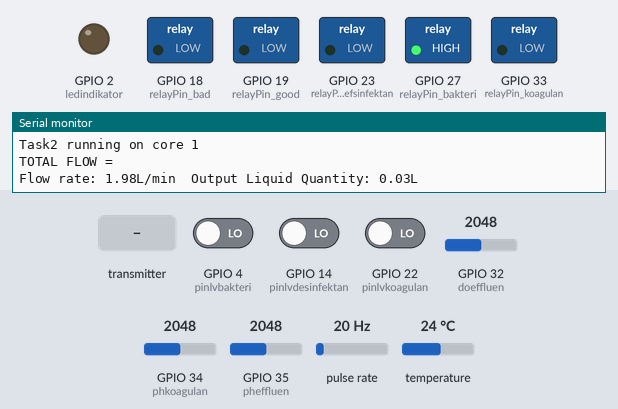
Bench run of a sketch on a simulated ESP32. Shown: switched loads named in the sketch (green lamp = pin HIGH), output pins drawn as LEDs (lit = HIGH), the last lines printed to the serial monitor. Wiring (inferred from the names in the program): pulse sensor: data GPIO 13. The inputs (shaded band) are chosen by the test bench; at power-on: GPIO 34 (phkoagulan) = 2048, GPIO 4 (pinlvbakteri) LOW, GPIO 14 (pinlvdesinfektan) LOW, GPIO 22 (pinlvkoagulan) LOW, GPIO 32 (doeffluen) = 2048, GPIO 35 (pheffluen) = 2048, pulse rate 20 Hz, temperature 24 °C. Storage starts empty.

Above: at 1.7 s.
1.8 s: the transmitter starts sending offsite1 = 0
8.3 s: the transmitter starts sending offsite5 = 50
At 12.4 s:
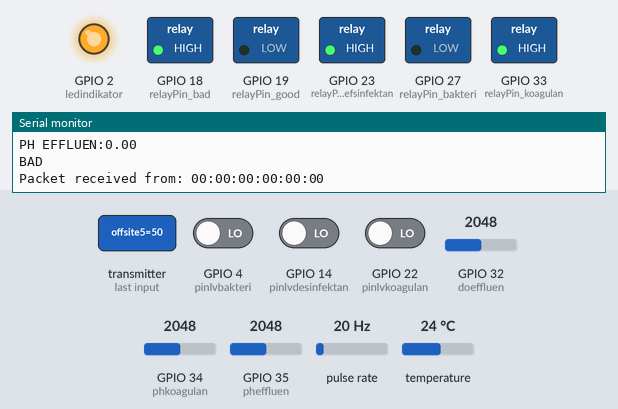
13.0 s: the transmitter starts sending offsite5 = 0
At 17.0 s:
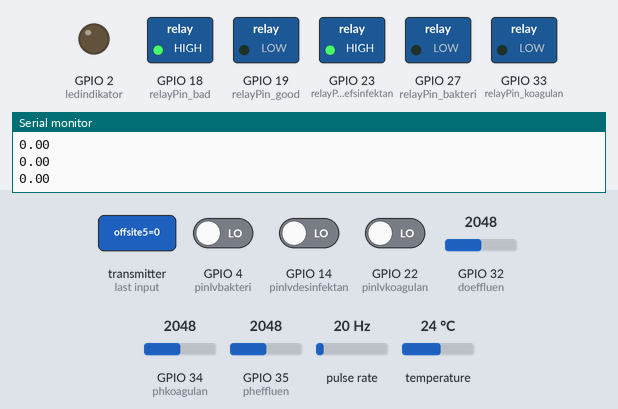
19.3 s: the transmitter starts sending offsite5 = 25
At 25.7 s:
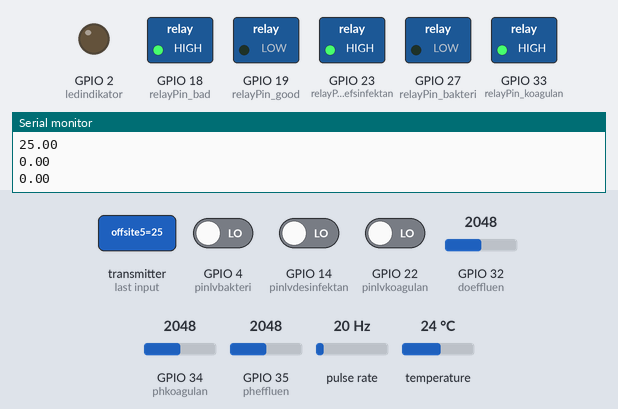
25.8 s: GPIO 34 (phkoagulan) set to 3179
31.1 s: GPIO 34 (phkoagulan) set to 3283
At 34.6 s:
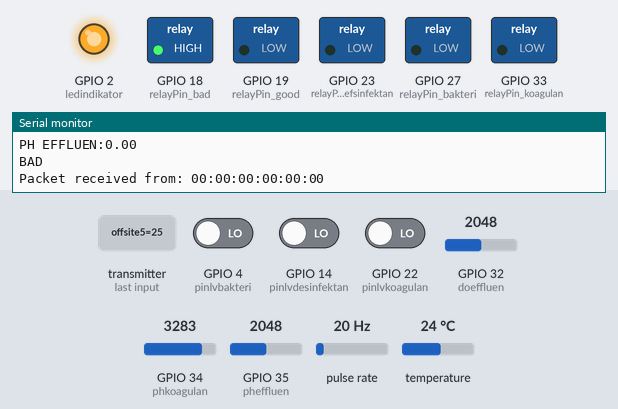
Timing chart, 0 to 38.7 s (numbered marks = the images above; inputs shaded):
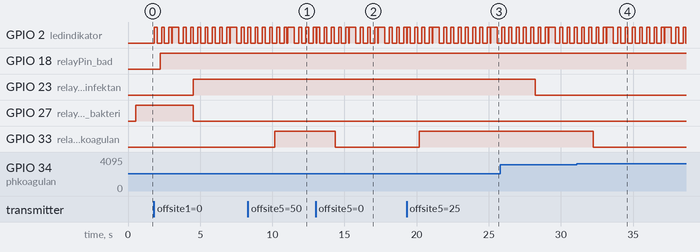

The sketch:

koagulan_bakteri_desinfektan_do_suhu_valve.ino
```cpp
#include <esp_now.h>
#include <WiFi.h>
#include <SPI.h>
#include <Wire.h>
#include <EEPROM.h>
#include <SPIFFS.h>
#include <FS.h>
#include <OneWire.h>
#include <DallasTemperature.h>
// GPIO where the DS18B20 is connected to

#define oneWireBus 5
OneWire oneWire(oneWireBus);
DallasTemperature sensors(&oneWire);
#define ledindikator 2
#define phkoagulan 34
#define pheffluen 35
#define flowpin 13
#define doeffluen 32
#define relayPin_koagulan 33
#define relayPin_bakteri 27
#define relayPin_defsinfektan 23
#define relayPin_good 19
#define relayPin_bad 18
#define VREF 5000            //VREF (mv)
#define ADC_RES 1024         //ADC Resolution
#define pinlvbakteri 4       //d5
#define pinlvdesinfektan 14  //d6
#define pinlvkoagulan 22     //d7

//Single-point calibration Mode=0
//Two-point calibration Mode=1
#define TWO_POINT_CALIBRATION 0

#define READ_TEMP (25)  //Current water temperature ℃, Or temperature sensor function

//Single point calibration needs to be filled CAL1_V and CAL1_T
#define CAL1_V (1600)  //mv
#define CAL1_T (25)    //℃
//Two-point calibration needs to be filled CAL2_V and CAL2_T
//CAL1 High temperature point, CAL2 Low temperature point
#define CAL2_V (1300)  //mv
#define CAL2_T (15)    //℃

const uint16_t DO_Table[41] = {
  14460, 14220, 13820, 13440, 13090, 12740, 12420, 12110, 11810, 11530,
  11260, 11010, 10770, 10530, 10300, 10080, 9860, 9660, 9460, 9270,
  9080, 8900, 8730, 8570, 8410, 8250, 8110, 7960, 7820, 7690,
  7560, 7430, 7300, 7180, 7070, 6950, 6840, 6730, 6630, 6530, 6410
};
uint8_t Temperaturet;
uint16_t ADC_Raw;
uint16_t ADC_Voltage;
uint16_t DO;

int16_t readDO(uint32_t voltage_mv, uint8_t temperature_c) {
#if TWO_POINT_CALIBRATION == 0
  uint16_t V_saturation = (uint32_t)CAL1_V + (uint32_t)35 * temperature_c - (uint32_t)CAL1_T * 35;
  return (voltage_mv * DO_Table[temperature_c] / V_saturation);
#else
  uint16_t V_saturation = (int16_t)((int8_t)temperature_c - CAL2_T) * ((uint16_t)CAL1_V - CAL2_V) / ((uint8_t)CAL1_T - CAL2_T) + CAL2_V;
  return (voltage_mv * DO_Table[temperature_c] / V_saturation);
#endif
}
float calibrationFactor = 4.5;
volatile int pulseCount;
//byte sensorInterrupt = 13; // GPIO13
byte pulse1Sec = 0;
float flowRate;
unsigned long flowMilliLitres;
unsigned int totalMilliLitres;
float flowLitres;
float totalLitres;
float totalflowfloat;
String totalflow;
float doValue;
int read_value = 0;
float regresi = 0, a = 0, b = 0, c = 0;
float voltage_effluen, sensorValue_effluen, pH_effluen, phValue_effluen, phRe_effluen, temperature_effluen = 25, phb1_effluen = 7.00, phb2_effluen = 10.01, phv1_effluen = 1770, phv2_effluen = 1118;
float voltage_koagulan, sensorValue_koagulan, pH_koagulan, phValue_koagulan, phRe_koagulan, temperature_koagulan = 25, phb1_koagulan = 7.00, phb2_koagulan = 10.01, phv1_koagulan = 1770, phv2_koagulan = 1118;
float offsite1back = 1, offsite2back = 1, offsite3back = 1, offsite4back = 1, offsite5back = 1, offsite6back = 1, offsite7back = 1;

uint8_t MACmaster[] = { 0x34, 0x86, 0x5d, 0xff, 0x15, 0xcc };  //34:86:5D:FF:15:CC

unsigned int readingId = 0;
int BOARD_ID = 1;
int h_koagulan, f_koagulan, h_effluen, f_effluen, h_defsinfektan, h_bakteri;
int Liquid_levelbak = 0;
int Liquid_levelde = 0;
int Liquid_levelko = 0;
int Liquid_levelka = 0;

unsigned long previousMillis1 = 0;
unsigned long previousMillis2 = 0;
unsigned long previousMillis3 = 0;
unsigned long previousMillis4 = 0;
unsigned long previousMillis5 = 0;

typedef struct epal {  // data isinya PH debit dan status dosing
  int id;
  float ph1;
  int valve1;
  int valve1a;
  float flow1;

  float do2;
  float suhu2;
  int dosing3;
  float ph3;
  float flow3;

  int dosing4;
  float ph4;

  int dosing5;
  int dosing5a;

  int level6;
  int level7;
  int level8;
  int level9;

} epal;
epal myepal;

typedef struct feedbackepal {  // data isinya PH debit dan status dosing
  float offsite1;
  float offsite2;
  float offsite3;
  float offsite4;
  float offsite5;
  float offsite6;
  float offsite7;
} feedbackepal;
feedbackepal myfeedbackepal;
//RTOS>>>>>>>>>>>>>>>>>>>>>>>>>>>>>>>>>>>>>>>>>>>>>>>>>>>
TaskHandle_t Task1;
TaskHandle_t Task2;

void OnDataSent(const uint8_t *mac_addr, esp_now_send_status_t status) {
  Serial.print("\r\nLast Packet Send Status:\t");
  Serial.println(status == ESP_NOW_SEND_SUCCESS ? "Delivery Success" : "Delivery Fail");
  if (status == ESP_NOW_SEND_SUCCESS) {
    digitalWrite(ledindikator, HIGH);
  } else {
    digitalWrite(ledindikator, LOW);
  }
}

void OnDataRecv(const uint8_t *mac, const uint8_t *data_feedbackepal, int len) {
  char macStr[18];
  Serial.print("Packet received from: ");
  digitalWrite(ledindikator, HIGH);
  delay(200);
  digitalWrite(ledindikator, LOW);
  snprintf(macStr, sizeof(macStr), "%02x:%02x:%02x:%02x:%02x:%02x",
           mac[0], mac[1], mac[2], mac[3], mac[4], mac[5]);
  Serial.println(macStr);
  memcpy(&myfeedbackepal, data_feedbackepal, sizeof(myfeedbackepal));
  Serial.print("Bytes received: ");
  Serial.println(len);
  offsite1back = myfeedbackepal.offsite1;
  offsite2back = myfeedbackepal.offsite2;
  offsite3back = myfeedbackepal.offsite3;
  offsite4back = myfeedbackepal.offsite4;
  offsite5back = myfeedbackepal.offsite5;
  offsite6back = myfeedbackepal.offsite6;
  offsite7back = myfeedbackepal.offsite7;
  Serial.println(offsite1back);
  Serial.println(offsite2back);
  Serial.println(offsite3back);
  Serial.println(offsite4back);
  Serial.println(offsite5back);
  Serial.println(offsite6back);
  Serial.println(offsite7back);
  Serial.println();
}

void IRAM_ATTR pulseCounter() {
  pulseCount++;
}

void setup() {
  // put your setup code here, to run once:
  Serial.begin(115200);
  pinMode(ledindikator, OUTPUT);
  pinMode(relayPin_bakteri, OUTPUT);
  pinMode(relayPin_defsinfektan, OUTPUT);
  pinMode(relayPin_koagulan, OUTPUT);
  pinMode(relayPin_bad, OUTPUT);
  pinMode(relayPin_good, OUTPUT);
  pinMode(ledindikator, OUTPUT);
  // pinMode(phkoagulan, INPUT);
  // pinMode(pheffluen, INPUT);
  pinMode(flowpin, INPUT_PULLUP);
  pinMode(doeffluen, INPUT);
  pinMode(pinlvbakteri, INPUT);
  pinMode(pinlvdesinfektan, INPUT);
  pinMode(pinlvkoagulan, INPUT);
  pinMode(pinlvkoagulan, INPUT);
  //Set device as a Wi-Fi Station
  WiFi.mode(WIFI_STA);
  Serial.print("Mac Address: ");
  Serial.print(WiFi.macAddress());
  Serial.println("ESP-Now Receiver");
  //Init ESP-NOW
  if (!SPIFFS.begin(true)) {
    Serial.println("An Error has occurred while mounting SPIFFS");
    return;
  }
  if (esp_now_init() != ESP_OK) {
    Serial.println("Error initializing ESP-NOW");
    return;
  }
  esp_now_register_recv_cb(OnDataRecv);
  esp_now_register_send_cb(OnDataSent);
  // Adding Peer Devices
  esp_now_peer_info_t peerInfo;
  memset(&peerInfo, 0, sizeof(peerInfo));
  for (int ii = 0; ii < 6; ++ii) {
    peerInfo.peer_addr[ii] = (uint8_t)MACmaster[ii];
  }
  peerInfo.channel = 0;
  peerInfo.encrypt = false;

  if (esp_now_add_peer(&peerInfo) != ESP_OK) {
    Serial.println("Failed to add peer");
    return;
  }
  xTaskCreatePinnedToCore(
    Task1code, /* Fungsi RTOS */
    "Task1",   /* Nama RTOS */
    10000,     /* Ukuran RTOS */
    NULL,      /* Parameter RTOS */
    1,         /* Prioritas Tugas */
    &Task1,    /* Task handle to keep track of created task */
    0);        /* Pilihan Core RTOS Core 0*/
  delay(500);
  //create a task that will be executed in the Task2code() function, with priority 1 and executed on core 1
  xTaskCreatePinnedToCore(
    Task2code, /* Fungsi RTOS */
    "Task2",   /* Nama RTOS */
    10000,     /* Ukuran RTOS */
    NULL,      /* Parameter RTOS */
    1,         /* Prioritas Tugas */
    &Task2,    /* Task handle to keep track of created task */
    1);        /* Pilihan Core RTOS Core 1 */
  pulseCount = 0;
  flowRate = 0.0;
  flowLitres = 0;
  //totalflowfloat = 0;
  totalflowfloat = readFile(SPIFFS, "/nilaiflow.txt").toFloat();
  delay(10);
  Serial.print("TOTAL FLOW =");
  Serial.println(totalflow);
  attachInterrupt(digitalPinToInterrupt(flowpin), pulseCounter, FALLING);
}

void loop() {
  // put your main code here, to run repeatedly:
}

void Task1code(void *pvParameters) {
  Serial.print("Task1 running on core ");
  Serial.println(xPortGetCoreID());

  for (;;) {
    unsigned long currentMillis = millis();
    if (currentMillis - previousMillis1 > 1000) {
      pulse1Sec = pulseCount;
      pulseCount = 0;
      flowRate = ((1000.0 / (millis() - previousMillis1)) * pulse1Sec) / calibrationFactor;
      previousMillis1 = currentMillis;
      flowLitres = (flowRate / 60);
      totalflowfloat += flowLitres;
      totalflow = String(totalflowfloat);
      totalLitres = totalflowfloat / offsite6back;
      // Print the flow rate for this second in litres / minute
      Serial.print("Flow rate: ");
      Serial.print(float(flowRate));  // Print the integer part of the variable
      Serial.print("L/min");
      Serial.print("\t");  // Print tab space
      // Print the cumulative total of litres flowed since starting
      Serial.print("Output Liquid Quantity: ");
      Serial.print(totalflow);
      Serial.println("L");
    }
    if (currentMillis - previousMillis2 >= 2000) {
      previousMillis2 = currentMillis;
      Get_pH_koagulan();
      Get_pH_effluen();
      sensorlain();
    }
    if (currentMillis - previousMillis3 >= 3000) {
      previousMillis3 = currentMillis;
      myepal.id = BOARD_ID;
      myepal.ph1 = pH_effluen;
      myepal.valve1 = h_effluen;
      myepal.valve1a = f_effluen;
      myepal.flow1 = totalLitres;
      myepal.do2 = doValue;
      myepal.suhu2 = Temperaturet;
      myepal.dosing3 = 0;
      myepal.ph3 = 0;
      myepal.flow3 = 0;
      myepal.dosing4 = h_koagulan;
      myepal.ph4 = pH_koagulan;
      myepal.dosing5 = h_defsinfektan;
      myepal.dosing5a = h_bakteri;
      myepal.level6 = Liquid_levelbak;
      myepal.level7 = 0;
      myepal.level8 = Liquid_levelko;
      myepal.level9 = Liquid_levelde;
      Serial.println("Send a new message");
      esp_err_t result = esp_now_send(MACmaster, (uint8_t *)&myepal, sizeof(myepal));
      delay(100);
      if (result == ESP_OK) {
        Serial.println("Sent with success");
      } else {
        Serial.println(result);
      }
    }
    if (currentMillis - previousMillis5 >= 60000) {
      previousMillis5 = currentMillis;
      writeFile(SPIFFS, "/nilaiflow.txt", totalflow.c_str());
    }
    vTaskDelay(10 / portTICK_PERIOD_MS);
  }
}

void Task2code(void *pvParameters) {
  Serial.print("Task2 running on core ");
  Serial.println(xPortGetCoreID());
  for (;;) {
    unsigned long currentMillis1 = millis();
    h_bakteri = 1;
    h_defsinfektan = 1;
    digitalWrite(relayPin_bakteri, HIGH);
    delay(3947);
    digitalWrite(relayPin_bakteri, LOW);
    digitalWrite(relayPin_defsinfektan, HIGH);
    delay(23682);
    h_bakteri = 0;
    h_defsinfektan = 0;
    digitalWrite(relayPin_defsinfektan, LOW);
    vTaskDelay(3600000 / portTICK_PERIOD_MS);
  }
}

void Get_pH_effluen() {
  int currentValue_effluen = 0;
  for (int i = 0; i < 10; i++) {
    currentValue_effluen += analogRead(pheffluen);
    delay(10);
  }
  sensorValue_effluen = (currentValue_effluen / 10);
  float m_effluen = (phb2_effluen - phb1_effluen) / (phv2_effluen - phv1_effluen);
  Serial.println(m_effluen);
  float c_effluen = phb2_effluen - (m_effluen * phv2_effluen);
  Serial.println(c_effluen);
  pH_effluen = ((m_effluen * sensorValue_effluen) + c_effluen) * offsite1back;
  Serial.print("V EFFLUEN:");
  Serial.println(sensorValue_effluen);
  Serial.print("PH EFFLUEN:");
  Serial.println(pH_effluen);
  if (6 < pH_effluen && pH_effluen < 9) {
    digitalWrite(relayPin_good, HIGH);
    digitalWrite(relayPin_bad, LOW);
    Serial.println("GOOD");
    h_effluen = 1;
    f_effluen = 0;
  } else {
    digitalWrite(relayPin_good, LOW);
    digitalWrite(relayPin_bad, HIGH);
    Serial.println("BAD");
    h_effluen = 0;
    f_effluen = 1;
  }
}
void Get_pH_koagulan() {
  int currentValue_koagulan = 0;
  for (int i = 0; i < 10; i++) {
    currentValue_koagulan += analogRead(phkoagulan);
    delay(10);
  }
  sensorValue_koagulan = (currentValue_koagulan / 10);
  float m_koagulan = (phb2_koagulan - phb1_koagulan) / (phv2_koagulan - phv1_koagulan);
  Serial.println(m_koagulan);
  float c_koagulan = phb2_koagulan - (m_koagulan * phv2_koagulan);
  Serial.println(c_koagulan);
  Serial.print("offsite5 = ");
  Serial.println(offsite5back);
  pH_koagulan = ((m_koagulan * sensorValue_koagulan) + c_koagulan) * offsite5back;
  Serial.print("v koagulan:");
  Serial.println(sensorValue_koagulan);
  Serial.print("ph koagulan:");
  Serial.println(pH_koagulan);
  if (pH_koagulan > 8) {
    digitalWrite(relayPin_koagulan, HIGH);
    Serial.println("lebih dari 8");
    h_koagulan = 1;
  } else {
    digitalWrite(relayPin_koagulan, LOW);
    Serial.println("kurang dari 8");
    h_koagulan = 0;
  }
}
void sensorlain() {
  sensors.requestTemperatures();
  Temperaturet = sensors.getTempCByIndex(0);
  ADC_Raw = analogRead(doeffluen);
  ADC_Voltage = uint32_t(VREF) * ADC_Raw / ADC_RES;
  Serial.print("Temperaturet:\t" + String(Temperaturet) + "\t");
  Serial.print("ADC RAW:\t" + String(ADC_Raw) + "\t");
  Serial.print("ADC Voltage:\t" + String(ADC_Voltage) + "\t");
  Serial.println("DO:\t" + String(readDO(ADC_Voltage, Temperaturet)) + "\t");
  doValue = (0.0001 * readDO(ADC_Voltage, Temperaturet));
  Liquid_levelbak = digitalRead(pinlvbakteri);
  Liquid_levelde = digitalRead(pinlvdesinfektan);
  Liquid_levelko = digitalRead(pinlvkoagulan);

  Serial.print("Liquid_levelbak= ");
  Serial.println(Liquid_levelbak, DEC);
  Serial.print("Liquid_levelde= ");
  Serial.println(Liquid_levelde, DEC);
  Serial.print("Liquid_levelko= ");
  Serial.println(Liquid_levelko, DEC);
  Serial.print("Liquid_levelka= ");
  Serial.println(Liquid_levelka, DEC);
}
String readFile(fs::FS &fs, const char *path) {
  Serial.printf("Reading file: %s\r\n", path);
  File file = fs.open(path, "r");
  if (!file || file.isDirectory()) {
    Serial.println("- empty file or failed to open file");
    return String();
  }
  Serial.println("- read from file:");
  String fileContent;
  while (file.available()) {
    fileContent += String((char)file.read());
  }
  Serial.println(fileContent);
  return fileContent;
  file.close();
}

void writeFile(fs::FS &fs, const char *path, const char *message) {
  Serial.printf("Writing file: %s\r\n", path);
  File file = fs.open(path, "w");
  if (!file) {
    Serial.println("- failed to open file for writing");
    return;
  }
  if (file.print(message)) {
    Serial.println("- file written");
  } else {
    Serial.println("- write failed");
  }
  file.close();
}
```

Measured:
- the behaviour switches between 3216 and 3217 on GPIO 34 (phkoagulan) (found by bisection; images 3 and 4)
- after the input at 8.3 s, GPIO 33 (relayPin_koagulan): LOW → HIGH after 1.9 s
- after the input at 13.0 s, GPIO 33 (relayPin_koagulan): HIGH → LOW after 1.4 s
- after the input at 19.3 s, GPIO 33 (relayPin_koagulan): LOW → HIGH after 0.87 s
- after the input at 31.1 s, GPIO 33 (relayPin_koagulan): HIGH → LOW after 1.1 s
